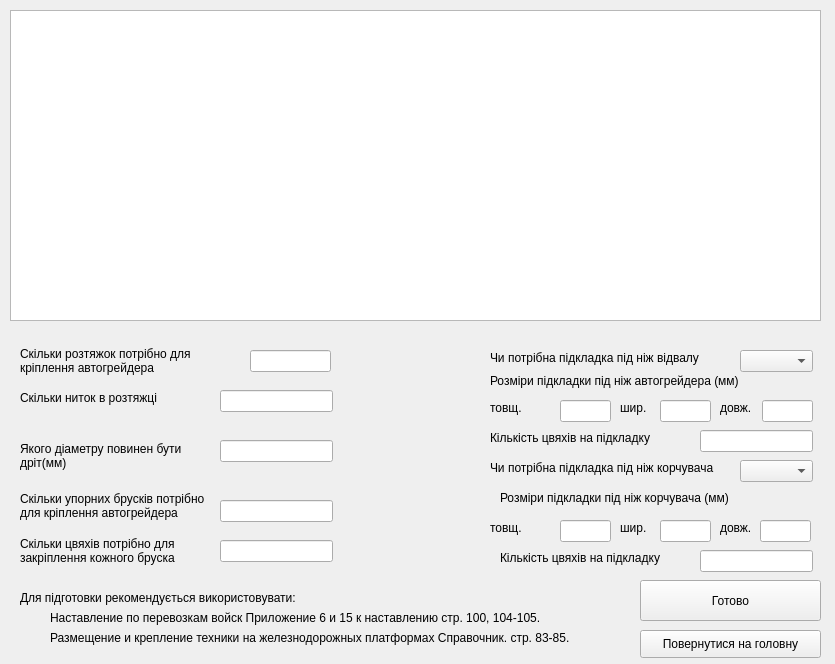
<?xml version="1.0" encoding="UTF-8"?>
<ui version="4.0">
 <class>MotorGrader_Form</class>
 <widget class="QWidget" name="MotorGrader_Form">
  <property name="geometry">
   <rect>
    <x>0</x>
    <y>0</y>
    <width>835</width>
    <height>664</height>
   </rect>
  </property>
  <property name="windowTitle">
   <string>Form</string>
  </property>
  <widget class="QGraphicsView" name="graphicsView">
   <property name="geometry">
    <rect>
     <x>10</x>
     <y>10</y>
     <width>811</width>
     <height>311</height>
    </rect>
   </property>
  </widget>
  <widget class="QLabel" name="label">
   <property name="geometry">
    <rect>
     <x>20</x>
     <y>340</y>
     <width>341</width>
     <height>41</height>
    </rect>
   </property>
   <property name="text">
    <string>Скільки розтяжок потрібно для
кріплення автогрейдера</string>
   </property>
  </widget>
  <widget class="QLabel" name="label_2">
   <property name="geometry">
    <rect>
     <x>20</x>
     <y>390</y>
     <width>191</width>
     <height>16</height>
    </rect>
   </property>
   <property name="text">
    <string>Скільки ниток в розтяжці</string>
   </property>
  </widget>
  <widget class="QLabel" name="label_3">
   <property name="geometry">
    <rect>
     <x>20</x>
     <y>440</y>
     <width>181</width>
     <height>31</height>
    </rect>
   </property>
   <property name="text">
    <string>Якого діаметру повинен бути
дріт(мм)</string>
   </property>
  </widget>
  <widget class="QLabel" name="label_4">
   <property name="geometry">
    <rect>
     <x>20</x>
     <y>490</y>
     <width>221</width>
     <height>31</height>
    </rect>
   </property>
   <property name="text">
    <string>Скільки упорних брусків потрібно
для кріплення автогрейдера</string>
   </property>
  </widget>
  <widget class="QLabel" name="label_5">
   <property name="geometry">
    <rect>
     <x>20</x>
     <y>530</y>
     <width>191</width>
     <height>41</height>
    </rect>
   </property>
   <property name="text">
    <string>Скільки цвяхів потрібно для
закріплення кожного бруска</string>
   </property>
  </widget>
  <widget class="QLabel" name="label_6">
   <property name="geometry">
    <rect>
     <x>20</x>
     <y>590</y>
     <width>301</width>
     <height>16</height>
    </rect>
   </property>
   <property name="text">
    <string>Для підготовки рекомендується використовувати:</string>
   </property>
  </widget>
  <widget class="QLabel" name="label_7">
   <property name="geometry">
    <rect>
     <x>50</x>
     <y>610</y>
     <width>541</width>
     <height>16</height>
    </rect>
   </property>
   <property name="text">
    <string>Наставление по перевозкам войск Приложение 6 и 15 к наставлению стр. 100, 104-105.</string>
   </property>
  </widget>
  <widget class="QLabel" name="label_8">
   <property name="geometry">
    <rect>
     <x>50</x>
     <y>630</y>
     <width>571</width>
     <height>16</height>
    </rect>
   </property>
   <property name="text">
    <string>Размещение и крепление техники на железнодорожных платформах Справочник. стр. 83-85.</string>
   </property>
  </widget>
  <widget class="QLabel" name="label_9">
   <property name="geometry">
    <rect>
     <x>490</x>
     <y>350</y>
     <width>231</width>
     <height>16</height>
    </rect>
   </property>
   <property name="text">
    <string>Чи потрібна підкладка під ніж відвалу</string>
   </property>
  </widget>
  <widget class="QLabel" name="label_10">
   <property name="geometry">
    <rect>
     <x>490</x>
     <y>370</y>
     <width>281</width>
     <height>21</height>
    </rect>
   </property>
   <property name="text">
    <string>Розміри підкладки під ніж автогрейдера (мм)</string>
   </property>
  </widget>
  <widget class="QLabel" name="label_11">
   <property name="geometry">
    <rect>
     <x>490</x>
     <y>400</y>
     <width>41</width>
     <height>16</height>
    </rect>
   </property>
   <property name="text">
    <string>товщ.</string>
   </property>
  </widget>
  <widget class="QLabel" name="label_12">
   <property name="geometry">
    <rect>
     <x>620</x>
     <y>400</y>
     <width>31</width>
     <height>16</height>
    </rect>
   </property>
   <property name="text">
    <string>шир.</string>
   </property>
  </widget>
  <widget class="QLabel" name="label_13">
   <property name="geometry">
    <rect>
     <x>720</x>
     <y>400</y>
     <width>41</width>
     <height>16</height>
    </rect>
   </property>
   <property name="text">
    <string>довж.</string>
   </property>
  </widget>
  <widget class="QLabel" name="label_14">
   <property name="geometry">
    <rect>
     <x>490</x>
     <y>430</y>
     <width>191</width>
     <height>16</height>
    </rect>
   </property>
   <property name="text">
    <string>Кількість цвяхів на підкладку</string>
   </property>
  </widget>
  <widget class="QLabel" name="label_15">
   <property name="geometry">
    <rect>
     <x>490</x>
     <y>460</y>
     <width>251</width>
     <height>16</height>
    </rect>
   </property>
   <property name="text">
    <string>Чи потрібна підкладка під ніж корчувача</string>
   </property>
  </widget>
  <widget class="QLabel" name="label_16">
   <property name="geometry">
    <rect>
     <x>500</x>
     <y>490</y>
     <width>261</width>
     <height>16</height>
    </rect>
   </property>
   <property name="text">
    <string>Розміри підкладки під ніж корчувача (мм)</string>
   </property>
  </widget>
  <widget class="QLabel" name="label_20">
   <property name="geometry">
    <rect>
     <x>500</x>
     <y>550</y>
     <width>181</width>
     <height>16</height>
    </rect>
   </property>
   <property name="text">
    <string>Кількість цвяхів на підкладку</string>
   </property>
  </widget>
  <widget class="QLabel" name="label_21">
   <property name="geometry">
    <rect>
     <x>490</x>
     <y>520</y>
     <width>41</width>
     <height>16</height>
    </rect>
   </property>
   <property name="text">
    <string>товщ.</string>
   </property>
  </widget>
  <widget class="QLabel" name="label_22">
   <property name="geometry">
    <rect>
     <x>620</x>
     <y>520</y>
     <width>31</width>
     <height>16</height>
    </rect>
   </property>
   <property name="text">
    <string>шир.</string>
   </property>
  </widget>
  <widget class="QLabel" name="label_23">
   <property name="geometry">
    <rect>
     <x>720</x>
     <y>520</y>
     <width>41</width>
     <height>16</height>
    </rect>
   </property>
   <property name="text">
    <string>довж.</string>
   </property>
  </widget>
  <widget class="QLineEdit" name="lineEdit">
   <property name="geometry">
    <rect>
     <x>250</x>
     <y>350</y>
     <width>81</width>
     <height>22</height>
    </rect>
   </property>
  </widget>
  <widget class="QLineEdit" name="lineEdit_2">
   <property name="geometry">
    <rect>
     <x>220</x>
     <y>390</y>
     <width>113</width>
     <height>22</height>
    </rect>
   </property>
  </widget>
  <widget class="QLineEdit" name="lineEdit_3">
   <property name="geometry">
    <rect>
     <x>220</x>
     <y>440</y>
     <width>113</width>
     <height>22</height>
    </rect>
   </property>
  </widget>
  <widget class="QLineEdit" name="lineEdit_4">
   <property name="geometry">
    <rect>
     <x>220</x>
     <y>500</y>
     <width>113</width>
     <height>22</height>
    </rect>
   </property>
  </widget>
  <widget class="QLineEdit" name="lineEdit_5">
   <property name="geometry">
    <rect>
     <x>220</x>
     <y>540</y>
     <width>113</width>
     <height>22</height>
    </rect>
   </property>
  </widget>
  <widget class="QLineEdit" name="lineEdit_6">
   <property name="geometry">
    <rect>
     <x>560</x>
     <y>400</y>
     <width>51</width>
     <height>22</height>
    </rect>
   </property>
  </widget>
  <widget class="QLineEdit" name="lineEdit_7">
   <property name="geometry">
    <rect>
     <x>660</x>
     <y>400</y>
     <width>51</width>
     <height>22</height>
    </rect>
   </property>
  </widget>
  <widget class="QLineEdit" name="lineEdit_8">
   <property name="geometry">
    <rect>
     <x>762</x>
     <y>400</y>
     <width>51</width>
     <height>22</height>
    </rect>
   </property>
  </widget>
  <widget class="QLineEdit" name="lineEdit_9">
   <property name="geometry">
    <rect>
     <x>700</x>
     <y>430</y>
     <width>113</width>
     <height>22</height>
    </rect>
   </property>
  </widget>
  <widget class="QComboBox" name="comboBox">
   <property name="geometry">
    <rect>
     <x>740</x>
     <y>350</y>
     <width>73</width>
     <height>22</height>
    </rect>
   </property>
  </widget>
  <widget class="QComboBox" name="comboBox_2">
   <property name="geometry">
    <rect>
     <x>740</x>
     <y>460</y>
     <width>73</width>
     <height>22</height>
    </rect>
   </property>
  </widget>
  <widget class="QLineEdit" name="lineEdit_10">
   <property name="geometry">
    <rect>
     <x>700</x>
     <y>550</y>
     <width>113</width>
     <height>22</height>
    </rect>
   </property>
  </widget>
  <widget class="QLineEdit" name="lineEdit_11">
   <property name="geometry">
    <rect>
     <x>560</x>
     <y>520</y>
     <width>51</width>
     <height>22</height>
    </rect>
   </property>
  </widget>
  <widget class="QLineEdit" name="lineEdit_12">
   <property name="geometry">
    <rect>
     <x>660</x>
     <y>520</y>
     <width>51</width>
     <height>22</height>
    </rect>
   </property>
  </widget>
  <widget class="QLineEdit" name="lineEdit_13">
   <property name="geometry">
    <rect>
     <x>760</x>
     <y>520</y>
     <width>51</width>
     <height>22</height>
    </rect>
   </property>
  </widget>
  <widget class="QPushButton" name="pushButton">
   <property name="geometry">
    <rect>
     <x>640</x>
     <y>580</y>
     <width>181</width>
     <height>41</height>
    </rect>
   </property>
   <property name="text">
    <string>Готово</string>
   </property>
  </widget>
  <widget class="QPushButton" name="pushButton_2">
   <property name="geometry">
    <rect>
     <x>640</x>
     <y>630</y>
     <width>181</width>
     <height>28</height>
    </rect>
   </property>
   <property name="text">
    <string>Повернутися на головну</string>
   </property>
  </widget>
 </widget>
 <resources/>
 <connections/>
</ui>
